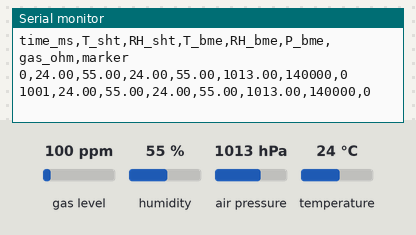
A sketch run on a simulated ESP32. Shown: the last lines printed to the serial monitor. The test bench sets the inputs (shaded band); at power-on: gas level 100 ppm, humidity 55 %, air pressure 1013 hPa, temperature 24 °C.

Above: at 1.2 s.
1.3 s: gas level set to 20 ppm
At 2.5 s:
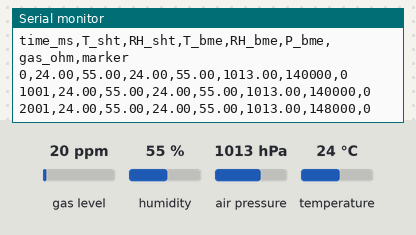
2.8 s: humidity set to 22 %
At 4.0 s:
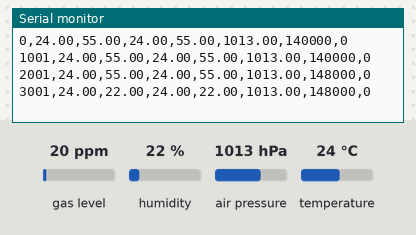
4.3 s: air pressure set to 952 hPa
At 4.3 s:
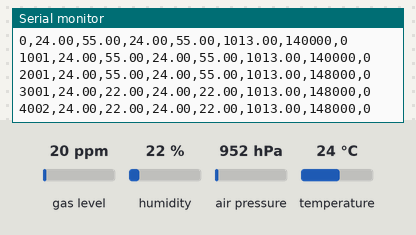
5.8 s: temperature set to 12 °C
At 6.8 s:
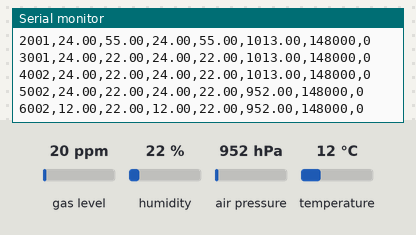
Timing chart, 0 to 8.3 s (numbered marks = the images above; inputs shaded):
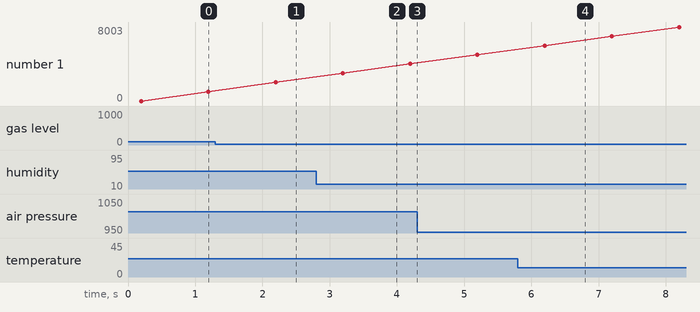

Measured:
- after the input at 1.3 s, the serial monitor: prints a new line after 0.90 s (image 1)
- after the input at 2.8 s, the serial monitor: prints a new line after 0.40 s (image 2)
- after the input at 5.8 s, the serial monitor: prints a new line after 0.40 s (image 4)

The sketch:

esp32_logger.ino
```cpp
#include <Wire.h>
#include <Adafruit_Sensor.h>
#include "Adafruit_BME680.h"
#include "Adafruit_SHT31.h"

Adafruit_BME680 bme;                 // I2C
Adafruit_SHT31  sht = Adafruit_SHT31();
const int BTN = 0;                   // BOOT button = breath marker

void setup() {
  Serial.begin(115200);
  Wire.begin(21, 22);                // SDA = GPIO21, SCL = GPIO22
  if (!bme.begin(0x77) && !bme.begin(0x76)) { Serial.println("# BME688 not found"); while (1) delay(10); }
  if (!sht.begin(0x44)) { Serial.println("# SHT31 not found"); while (1) delay(10); }
  bme.setTemperatureOversampling(BME680_OS_8X);
  bme.setHumidityOversampling(BME680_OS_2X);
  bme.setPressureOversampling(BME680_OS_4X);
  bme.setIIRFilterSize(BME680_FILTER_SIZE_3);
  bme.setGasHeater(320, 150);        // 320 C for 150 ms
  pinMode(BTN, INPUT_PULLUP);
  Serial.println("time_ms,T_sht,RH_sht,T_bme,RH_bme,P_bme,gas_ohm,marker");
}

void loop() {
  unsigned long t = millis();
  int marker = (digitalRead(BTN) == LOW) ? 1 : 0;
  if (!bme.performReading()) { Serial.println("# read failed"); return; }
  float ts = sht.readTemperature();
  float rh = sht.readHumidity();
  Serial.printf("%lu,%.2f,%.2f,%.2f,%.2f,%.2f,%lu,%d\n", t, ts, rh,
                bme.temperature, bme.humidity, bme.pressure / 100.0,
                (unsigned long)bme.gas_resistance, marker);
  while (millis() - t < 1000) delay(5);   // one row per second
}
```
